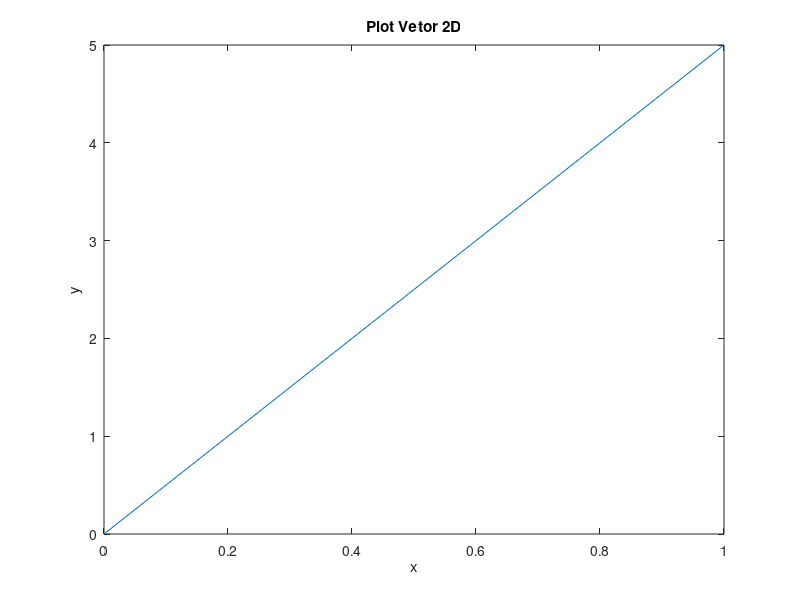

The MATLAB source for this figure: (Note: this script raises an error after producing the figure.)
%% 
%     Curso do canal ExataMenteS
%     Aula 5 - Produto Escalar e Plot 2d/3d de vetores
%     Se inscreva no canal e nos ajude a crescer <3
%     Vamos melhorar o Brasil atráves da tecnologia :)
%     Instrutor: João Pinheiro

% Plot 2D
% Metodo I
A = [0 1]'
B = [0 5]'
plot(A,B)
xlabel('x');
ylabel('y');
title('Plot Vetor 2D');

% Metodo II
C = [1 5]'
plotv(C)
xlabel('x');
ylabel('y');
title('Plot Vetor 2D');

% Plot 3D
% Metodo I
A = [0 0 3]'
B = [0 0 5]'
C = [0 0 7]'
plot(A,B,C)
xlabel('x');
ylabel('y');
zlabel('z');
title('Plot Vetor 3D');

% Metodo II
M = [ ];

xlabel('x');
ylabel('y');
zlabel('z');
title('Plot Vetor 3D');
 
